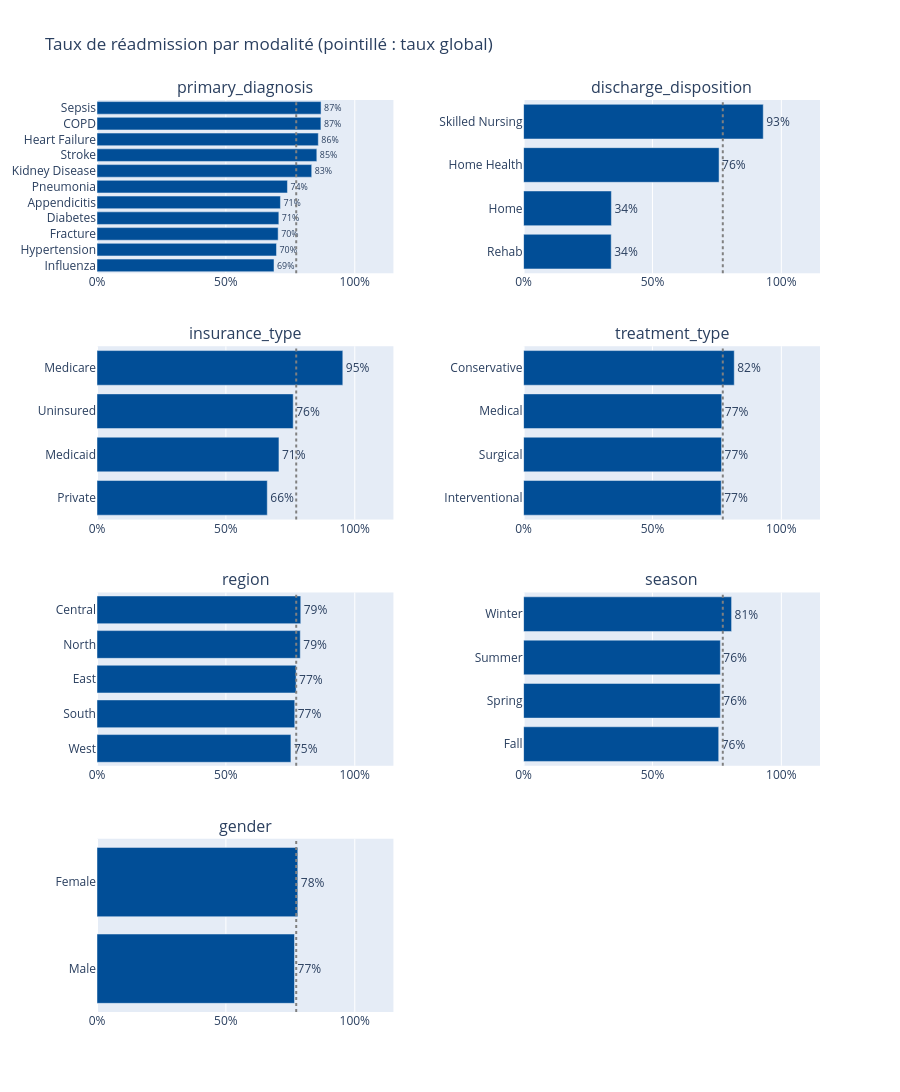

The notebook cell saved with this chart:
### Markdown cell above
### 3.3 Taux de réadmission par variable catégorielle

### Code cell
# Taux de réadmission par modalité. La ligne pointillée indique le taux global ; l'effectif apparaît au survol.
n_cols = 2
n_rows = -(-len(eda_categorical) // n_cols)

fig = make_subplots(
    rows=n_rows,
    cols=n_cols,
    subplot_titles=[c for c in eda_categorical],
    vertical_spacing=0.08,
    horizontal_spacing=0.18,
)

for i, col in enumerate(eda_categorical):
    stats = (
        df.groupby(col)["label"]
        .agg(taux="mean", effectif="size")
        .sort_values("taux")
        .reset_index()
    )
    row, column = i // n_cols + 1, i % n_cols + 1
    fig.add_trace(
        go.Bar(
            x=stats["taux"],
            y=stats[col],
            orientation="h",
            marker_color="#014E97",
            customdata=stats["effectif"],
            text=[f"{t:.0%}" for t in stats["taux"]],
            textposition="outside",
            hovertemplate="%{y}<br>Taux : %{x:.1%}<br>Effectif : %{customdata}<extra></extra>",
            showlegend=False,
        ),
        row=row,
        col=column,
    )
    fig.add_vline(x=overall_rate, line_dash="dot", line_color="gray", row=row, col=column)
    fig.update_xaxes(range=[0, 1.15], tickformat=".0%", row=row, col=column)

fig.update_layout(
    title="Taux de réadmission par modalité (pointillé : taux global)",
    height=320 * n_rows,
)
fig.show()

### Figure 1 — Plotly figure (JSON) as saved in the notebook; plotly's stock layout.template omitted (floating-point values rounded to 4 significant figures)
{"data": [{"customdata": [233, 1301, 434, 1470, 534, 425, 868, 883, 403, 952, 497], "hovertemplate": "%{y}<br>Taux : %{x:.1%}<br>Effectif : %{customdata}<extra></extra>", "marker": {"color": "#014E97"}, "orientation": "h", "showlegend": false, "text": ["69%", "70%", "70%", "71%", "71%", "74%", "83%", "85%", "86%", "87%", "87%"], "textposition": "outside", "type": "bar", "x": [0.6867, 0.6964, 0.7028, 0.7054, 0.7116, 0.7388, 0.8329, 0.8528, 0.8586, 0.8687, 0.8692], "xaxis": "x", "y": ["Influenza", "Hypertension", "Fracture", "Diabetes", "Appendicitis", "Pneumonia", "Kidney Disease", "Stroke", "Heart Failure", "COPD", "Sepsis"], "yaxis": "y"}, {"customdata": [50, 317, 6065, 1568], "hovertemplate": "%{y}<br>Taux : %{x:.1%}<br>Effectif : %{customdata}<extra></extra>", "marker": {"color": "#014E97"}, "orientation": "h", "showlegend": false, "text": ["34%", "34%", "76%", "93%"], "textposition": "outside", "type": "bar", "x": [0.34, 0.3407, 0.7585, 0.9298], "xaxis": "x2", "y": ["Rehab", "Home", "Home Health", "Skilled Nursing"], "yaxis": "y2"}, {"customdata": [3052, 1598, 808, 2542], "hovertemplate": "%{y}<br>Taux : %{x:.1%}<br>Effectif : %{customdata}<extra></extra>", "marker": {"color": "#014E97"}, "orientation": "h", "showlegend": false, "text": ["66%", "71%", "76%", "95%"], "textposition": "outside", "type": "bar", "x": [0.6606, 0.7059, 0.7611, 0.9536], "xaxis": "x3", "y": ["Private", "Medicaid", "Uninsured", "Medicare"], "yaxis": "y3"}, {"customdata": [1663, 1988, 3588, 761], "hovertemplate": "%{y}<br>Taux : %{x:.1%}<br>Effectif : %{customdata}<extra></extra>", "marker": {"color": "#014E97"}, "orientation": "h", "showlegend": false, "text": ["77%", "77%", "77%", "82%"], "textposition": "outside", "type": "bar", "x": [0.7667, 0.7681, 0.769, 0.8173], "xaxis": "x4", "y": ["Interventional", "Surgical", "Medical", "Conservative"], "yaxis": "y4"}, {"customdata": [1631, 1993, 1617, 1523, 1236], "hovertemplate": "%{y}<br>Taux : %{x:.1%}<br>Effectif : %{customdata}<extra></extra>", "marker": {"color": "#014E97"}, "orientation": "h", "showlegend": false, "text": ["75%", "77%", "77%", "79%", "79%"], "textposition": "outside", "type": "bar", "x": [0.7523, 0.7672, 0.7724, 0.7886, 0.7905], "xaxis": "x5", "y": ["West", "South", "East", "North", "Central"], "yaxis": "y5"}, {"customdata": [1996, 1972, 1991, 2041], "hovertemplate": "%{y}<br>Taux : %{x:.1%}<br>Effectif : %{customdata}<extra></extra>", "marker": {"color": "#014E97"}, "orientation": "h", "showlegend": false, "text": ["76%", "76%", "76%", "81%"], "textposition": "outside", "type": "bar", "x": [0.757, 0.7632, 0.7634, 0.807], "xaxis": "x6", "y": ["Fall", "Spring", "Summer", "Winter"], "yaxis": "y6"}, {"customdata": [3816, 4184], "hovertemplate": "%{y}<br>Taux : %{x:.1%}<br>Effectif : %{customdata}<extra></extra>", "marker": {"color": "#014E97"}, "orientation": "h", "showlegend": false, "text": ["77%", "78%"], "textposition": "outside", "type": "bar", "x": [0.7662, 0.7789], "xaxis": "x7", "y": ["Male", "Female"], "yaxis": "y7"}], "layout": {"annotations": [{"font": {"size": 16}, "showarrow": false, "text": "primary_diagnosis", "x": 0.205, "xanchor": "center", "xref": "paper", "y": 1, "yanchor": "bottom", "yref": "paper"}, {"font": {"size": 16}, "showarrow": false, "text": "discharge_disposition", "x": 0.795, "xanchor": "center", "xref": "paper", "y": 1, "yanchor": "bottom", "yref": "paper"}, {"font": {"size": 16}, "showarrow": false, "text": "insurance_type", "x": 0.205, "xanchor": "center", "xref": "paper", "y": 0.73, "yanchor": "bottom", "yref": "paper"}, {"font": {"size": 16}, "showarrow": false, "text": "treatment_type", "x": 0.795, "xanchor": "center", "xref": "paper", "y": 0.73, "yanchor": "bottom", "yref": "paper"}, {"font": {"size": 16}, "showarrow": false, "text": "region", "x": 0.205, "xanchor": "center", "xref": "paper", "y": 0.46, "yanchor": "bottom", "yref": "paper"}, {"font": {"size": 16}, "showarrow": false, "text": "season", "x": 0.795, "xanchor": "center", "xref": "paper", "y": 0.46, "yanchor": "bottom", "yref": "paper"}, {"font": {"size": 16}, "showarrow": false, "text": "gender", "x": 0.205, "xanchor": "center", "xref": "paper", "y": 0.19, "yanchor": "bottom", "yref": "paper"}], "height": 1280, "shapes": [{"line": {"color": "gray", "dash": "dot"}, "type": "line", "x0": 0.7729, "x1": 0.7729, "xref": "x", "y0": 0, "y1": 1, "yref": "y domain"}, {"line": {"color": "gray", "dash": "dot"}, "type": "line", "x0": 0.7729, "x1": 0.7729, "xref": "x2", "y0": 0, "y1": 1, "yref": "y2 domain"}, {"line": {"color": "gray", "dash": "dot"}, "type": "line", "x0": 0.7729, "x1": 0.7729, "xref": "x3", "y0": 0, "y1": 1, "yref": "y3 domain"}, {"line": {"color": "gray", "dash": "dot"}, "type": "line", "x0": 0.7729, "x1": 0.7729, "xref": "x4", "y0": 0, "y1": 1, "yref": "y4 domain"}, {"line": {"color": "gray", "dash": "dot"}, "type": "line", "x0": 0.7729, "x1": 0.7729, "xref": "x5", "y0": 0, "y1": 1, "yref": "y5 domain"}, {"line": {"color": "gray", "dash": "dot"}, "type": "line", "x0": 0.7729, "x1": 0.7729, "xref": "x6", "y0": 0, "y1": 1, "yref": "y6 domain"}, {"line": {"color": "gray", "dash": "dot"}, "type": "line", "x0": 0.7729, "x1": 0.7729, "xref": "x7", "y0": 0, "y1": 1, "yref": "y7 domain"}], "title": {"text": "Taux de réadmission par modalité (pointillé : taux global)"}, "xaxis": {"anchor": "y", "domain": [0, 0.41], "range": [0, 1.15], "tickformat": ".0%"}, "xaxis2": {"anchor": "y2", "domain": [0.59, 1], "range": [0, 1.15], "tickformat": ".0%"}, "xaxis3": {"anchor": "y3", "domain": [0, 0.41], "range": [0, 1.15], "tickformat": ".0%"}, "xaxis4": {"anchor": "y4", "domain": [0.59, 1], "range": [0, 1.15], "tickformat": ".0%"}, "xaxis5": {"anchor": "y5", "domain": [0, 0.41], "range": [0, 1.15], "tickformat": ".0%"}, "xaxis6": {"anchor": "y6", "domain": [0.59, 1], "range": [0, 1.15], "tickformat": ".0%"}, "xaxis7": {"anchor": "y7", "domain": [0, 0.41], "range": [0, 1.15], "tickformat": ".0%"}, "xaxis8": {"anchor": "y8", "domain": [0.59, 1]}, "yaxis": {"anchor": "x", "domain": [0.81, 1]}, "yaxis2": {"anchor": "x2", "domain": [0.81, 1]}, "yaxis3": {"anchor": "x3", "domain": [0.54, 0.73]}, "yaxis4": {"anchor": "x4", "domain": [0.54, 0.73]}, "yaxis5": {"anchor": "x5", "domain": [0.27, 0.46]}, "yaxis6": {"anchor": "x6", "domain": [0.27, 0.46]}, "yaxis7": {"anchor": "x7", "domain": [0, 0.19]}, "yaxis8": {"anchor": "x8", "domain": [0, 0.19]}}}
